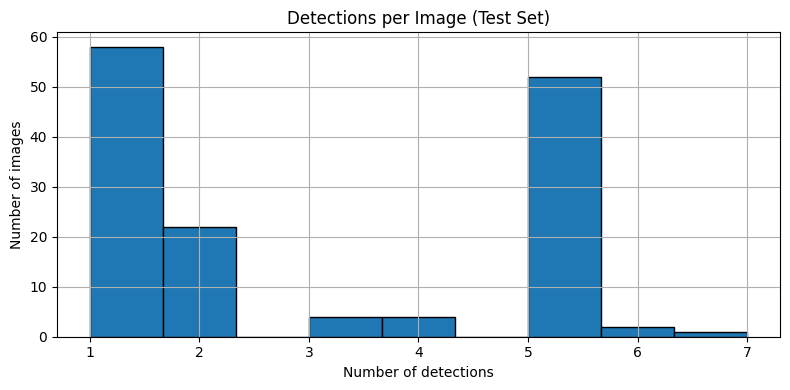
#> input picture people_detection_pg2/yolo_dataset_review/det_pre_img_hist.png, 790 x 390 px; its folder holds only this picture in this run
$ python -i utils_cam4_revb.py   (imports and definitions only)
#> lines starting #> are read from the running program, lines starting #| are printed output that depends on the picture
import glob
import os
import shutil

import yaml
import cv2


# [19 lines left out: functions create_project_file, get_files_glob, not called in this run]


def clahe(img):
    # Improve contrast using histogram equalization (adaptive for better results)
    lab = cv2.cvtColor(img.copy(), cv2.COLOR_RGB2LAB)
#> lab: shape (390, 790, 3); mean of channels 0, 1, 2 226.6, 127.5, 121.7
    l, a, b = cv2.split(lab)
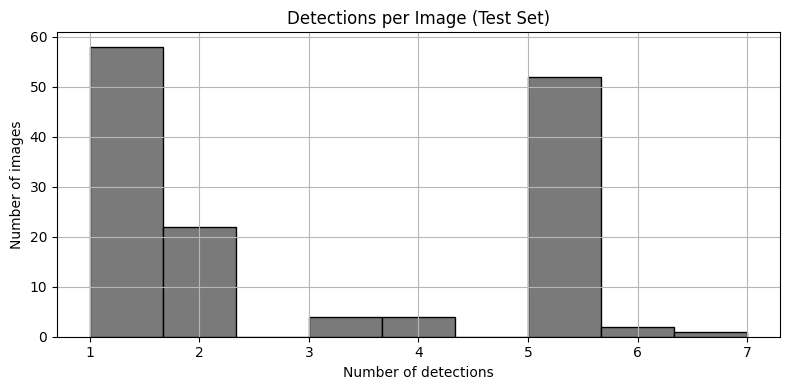
#> l: shape (390, 790); min 0, max 255, mean 226.6
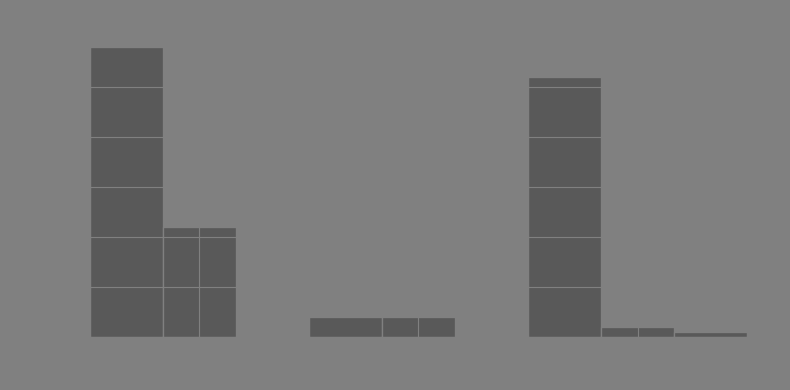
#> b: shape (390, 790); min 89, max 128, mean 121.7
    clahe_img = cv2.createCLAHE(clipLimit=3.0, tileGridSize=(8,8))
    l = clahe_img.apply(l)
    enhanced_image = cv2.merge((l, a, b))
#> enhanced_image: shape (390, 790, 3); mean of channels 0, 1, 2 226.4, 127.5, 121.7
    enhanced_image = cv2.cvtColor(enhanced_image, cv2.COLOR_LAB2RGB)
    return enhanced_image


# [39 lines left out: functions blur, cp_dataset, get_data, is_in_subset, not called in this run]

>>> import cv2
>>> picture = cv2.cvtColor(cv2.imread('../yolo_dataset_review/det_pre_img_hist.png'), cv2.COLOR_BGR2RGB)
>>> result = clahe(picture)

$ run again, on people_detection_pg2/yolo_dataset_review/height_hist.png
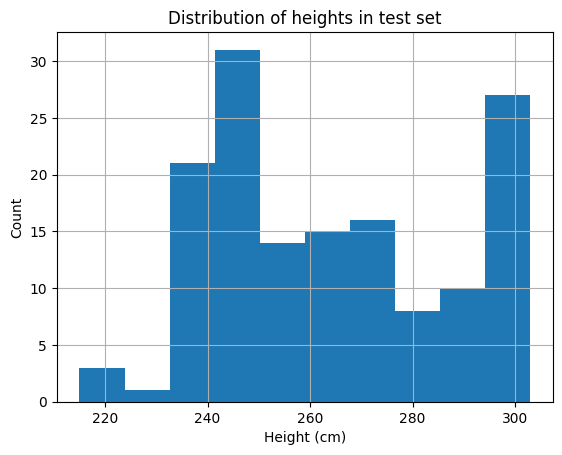
#> input picture people_detection_pg2/yolo_dataset_review/height_hist.png, 562 x 455 px
#> lab: shape (455, 562, 3); mean of channels 0, 1, 2 211.8, 127.1, 116.9
#> in clahe, `l, a, b = cv2.split(lab)`:
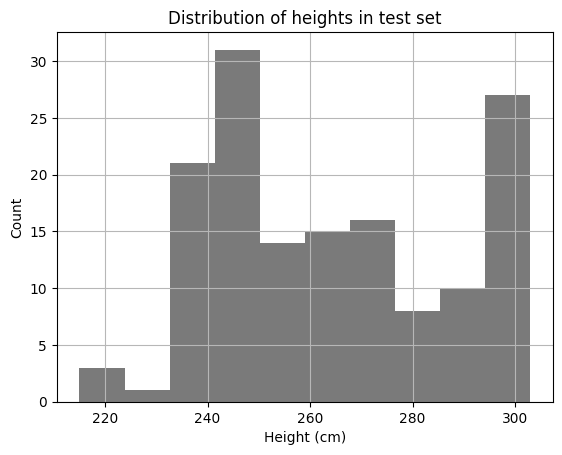
#> l: shape (455, 562); min 0, max 255, mean 211.8
#> in clahe, `l, a, b = cv2.split(lab)`:
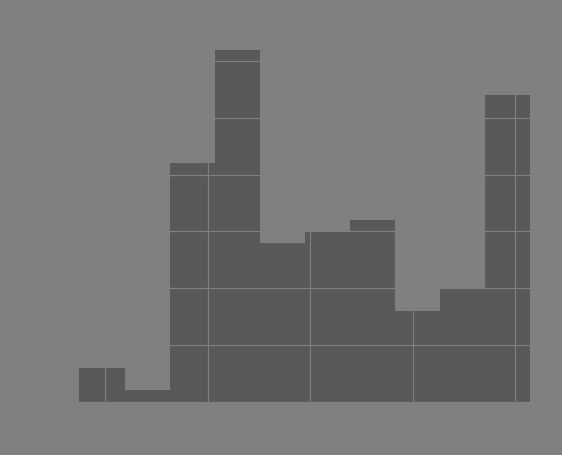
#> b: shape (455, 562); min 89, max 128, mean 116.9

$ run again, on people_detection_pg2/yolo_dataset_review/leg_pos_distrib_2d_hist.png
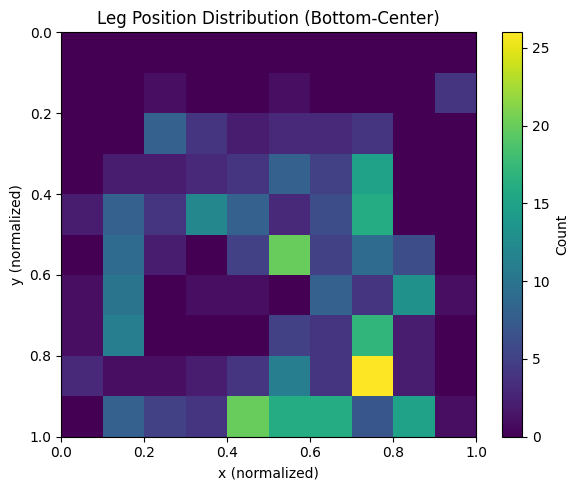
#> input picture people_detection_pg2/yolo_dataset_review/leg_pos_distrib_2d_hist.png, 579 x 490 px
#> lab: shape (490, 579, 3); mean of channels 0, 1, 2 137.9, 140.6, 111.5
#> in clahe, `l, a, b = cv2.split(lab)`:
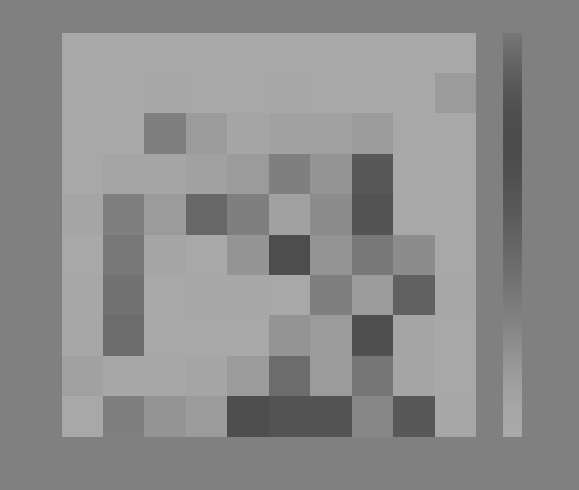
#> a: shape (490, 579); min 76, max 169, mean 140.6
#> in clahe, `l, a, b = cv2.split(lab)`:
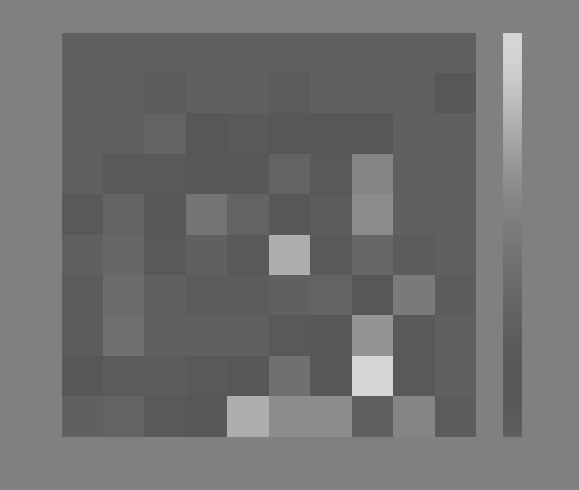
#> b: shape (490, 579); min 87, max 214, mean 111.5
